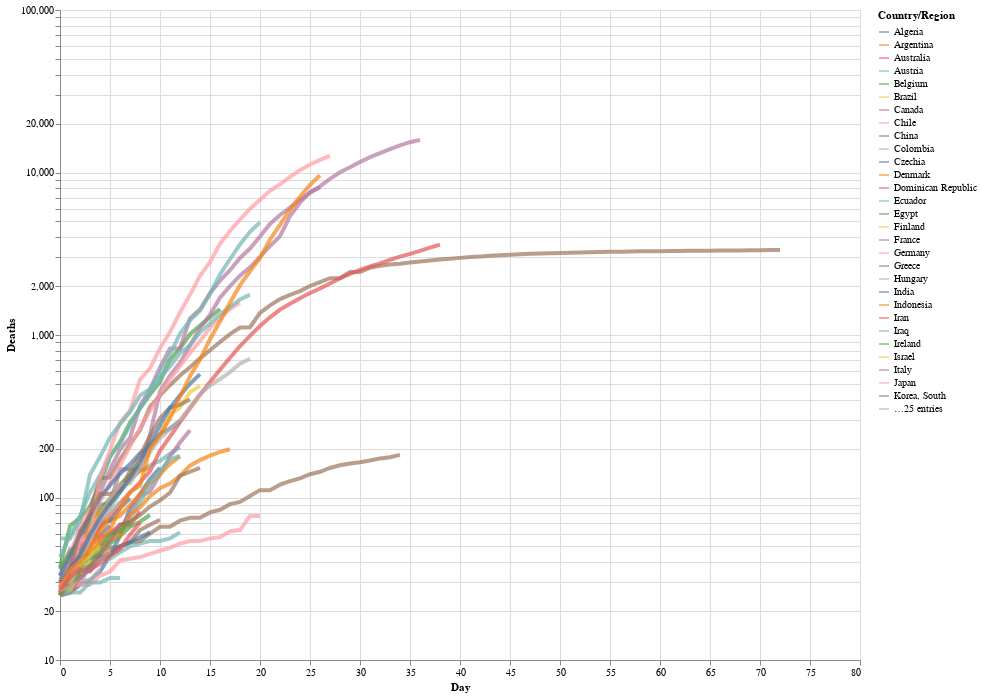

The code cell stored with this chart in its notebook:
### Markdown cell above
We can also add a log y-axis. To do this, The long-form, we express the types using the long-form `alt.X('Day',...)`, which is, in the words of the [Altair documentation](https://altair-viz.github.io/user_guide/encoding.html)
> useful when doing more fine-tuned adjustments to the encoding, such as binning, axis and scale properties, or more.

We'll also now add a hover tooltip so that, when we hover our cursor over any point on any of the lines, it will tell us the 'Country', the 'Day', and the number of 'Deaths'.

### Code cell
# altair plot 
alt.Chart(deaths_long).mark_line(strokeWidth=4, opacity=0.7).encode(
    x=alt.X('Day'),
    y=alt.Y('Deaths', scale=alt.Scale(type='log')),
    color='Country/Region',
    tooltip=['Country/Region', 'Day','Deaths']
).properties(
    width=800,
    height=650
)

### Figure 1 — Vega-Lite specification as saved in the notebook (floating-point values rounded to 4 significant figures; data arrays with more than 128 entries replaced by an {"elided": "..."} marker saying what was removed)
{"config": {"view": {"continuousWidth": 400, "continuousHeight": 300}}, "data": {"name": "data-47eeaede9c37ff87f25d88e7064a9b04"}, "mark": {"type": "line", "opacity": 0.7, "strokeWidth": 4}, "encoding": {"color": {"type": "nominal", "field": "Country/Region"}, "tooltip": [{"type": "nominal", "field": "Country/Region"}, {"type": "quantitative", "field": "Day"}, {"type": "quantitative", "field": "Deaths"}], "x": {"type": "quantitative", "field": "Day"}, "y": {"type": "quantitative", "field": "Deaths", "scale": {"type": "log"}}}, "height": 650, "width": 800, "$schema": "https://vega.github.io/schema/vega-lite/v4.8.1.json", "datasets": {"data-47eeaede9c37ff87f25d88e7064a9b04": {"elided": "4050 records"}}}
